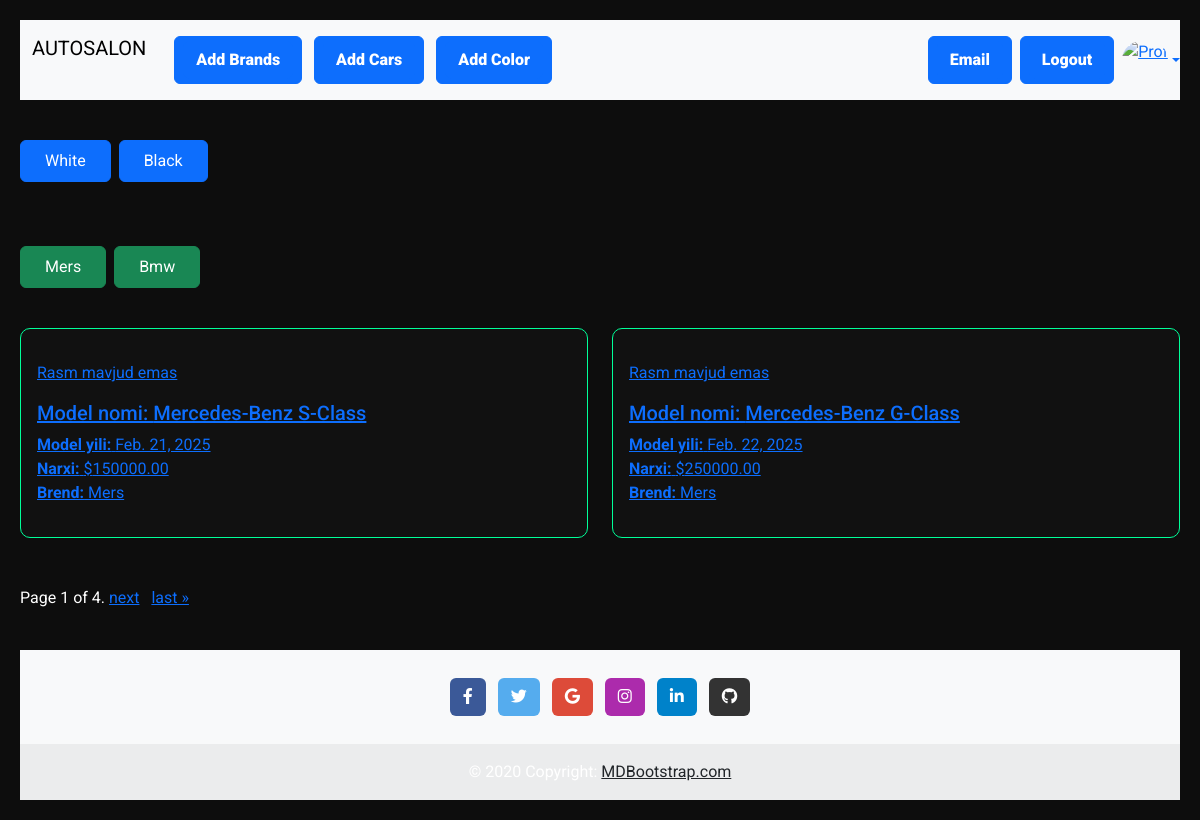
Screenshot of / (signed in) with the database file from the repository.
### main/models.py (models this page shows, shortened)
class Color(models.Model):
    color = models.CharField(max_length=100, verbose_name="Moshinaning rangi")

class Brands(models.Model):
    name = models.CharField(max_length=500, verbose_name="Brand nomi ")
    class  Meta:
        verbose_name_plural = "Brandlar "
        verbose_name = "Brand "

class Cars(models.Model):
    car_name = models.CharField(max_length=200, verbose_name="Model nomi ")
    brand = models.ForeignKey(Brands, on_delete=models.SET_NULL, null=True, verbose_name="Brand nomi")
    photo = models.ImageField(upload_to="new/photos/", null=True, blank=True, verbose_name="Moshinani rasmi")
    date = models.DateField(null=True, blank=True, verbose_name="Ishlab chirqarilgan vaqti")
    price = models.DecimalField(max_digits=10, decimal_places=2, verbose_name="Narxi")
    color = models.ForeignKey(Color, on_delete=models.SET_NULL, null=True)
    author = models.ForeignKey(User, on_delete=models.PROTECT)
    class  Meta:
        verbose_name_plural = "Moshinalar "
        verbose_name = "Moshina "

### main/views.py (the view)
# urls.py: path('', IndexListView.as_view(), name='index'),
class IndexListView(ListView):
    model = Cars
    template_name = "index.html"
    context_object_name = "cars"
    paginate_by = 2
    def get_context_data(self, **kwargs):
        context = super().get_context_data(**kwargs)
        context["brands"] = Brands.objects.all()
        context["color"] = Color.objects.all()
        return context

### template/index.html (shortened to what this page needs)
{% extends 'base.html' %}
{% block comment %}
            <div class="container d-flex flex-wrap gap-2 " >
                    {%for rang in color %}
                    <a href="{% url 'color_detail' pk=rang.id%}">
                        <button type="submit" class="btn btn-primary px-4 py-2 w-100" >{{rang.color}}</button>
                    </a>
                    {% endfor %}
            </div>
            <div class="container d-flex flex-wrap gap-2 mt-4">
                {% for brand in brands %}
                    <a href="{% url 'brand_detail' pk=brand.id%}">
                        <button type="submit" class="btn btn-success px-4 py-2 w-100">{{ brand.name }}</button>
                    </a>
                {% endfor %}
            </div>
            <div class="container">
                <div class="row row-cols-1 row-cols-md-2 g-4">
                {% for car in cars %}
                      <div class="col">
                        <div class="card">
                          <div class="card-body">
                            <p class="card-text">
                                <a href=" {% url 'car_detail'  car.pk%} ">
                                {% if car.photo %}
                                    <img src="{{ car.photo.url }}" alt="{{ car.name }}" class="img-fluid">
                                {% else %}
                                    <p>Rasm mavjud emas</p>
                                {% endif %}
                                <h5 class="card-title">Model nomi:  {{ car.car_name }}</h5>
                                <b>Model yili:</b> {{ car.date }} <br>
                                <b>Narxi:</b> ${{ car.price }} <br>
                                <b>Brend:</b> {{ car.brand.name }} <br>
                                </a>
                            </p>
                          </div>
                        </div>
                      </div>
                {% endfor %}
                </div>
                <br><br>
                <div class="pagination">
                    <span class="step-links">
                        <span class="current">
                            Page {{ page_obj.number }} of {{ page_obj.paginator.num_pages }}.
                        </span>
                        {% if page_obj.has_next %}
                            <a href="?page={{ page_obj.next_page_number }}">next</a>&nbsp;&nbsp;
                            <a href="?page={{ page_obj.paginator.num_pages }}">last &raquo;</a>
                        {% endif %}
                    </span>
                </div>
            </div>
{% endblock comment%}

### template/components/_stayles.html (style rules this page uses)
body { background-color: #0d0d0d; color: #fff; font-family: 'Roboto', sans-serif; }
.container { max-width: 1200px; margin: auto; padding: 20px; }
.card { background-color: #111; border: 1px solid #00ff99; border-radius: 10px; overflow: hidden; transition: 0.3s; }

### rows the page displays
Color: color "White"
Color: color "Black"
Brands: name "Mers"
Brands: name "Bmw"
Cars: car_name "Mercedes-Benz S-Class", date "Feb. 21, 2025", price "150000.00", brand.name "Mers"
Cars: car_name "Mercedes-Benz G-Class", date "Feb. 22, 2025", price "250000.00", brand.name "Mers"

### other values shown
{{ page_obj.number }} "1"
{{ page_obj.paginator.num_pages }} "4"
